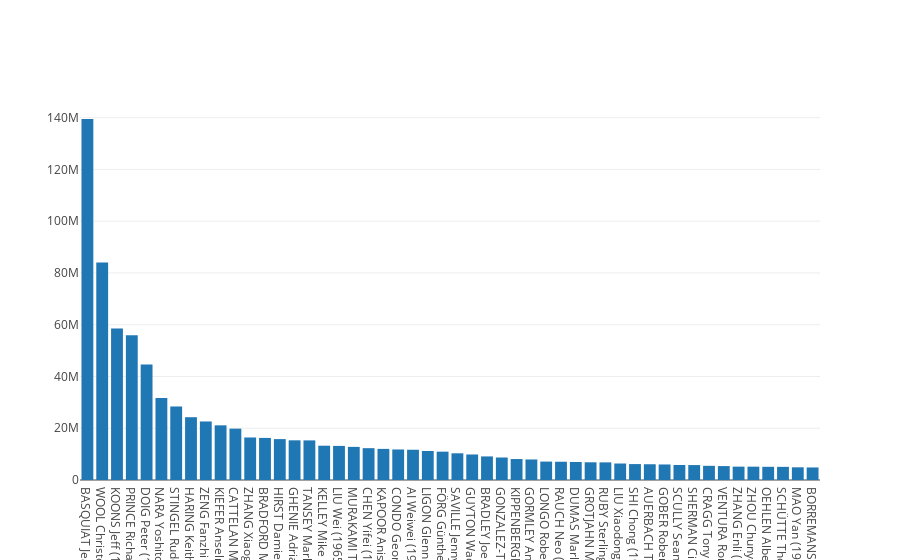

The cell this chart's notebook holds for it:
### Code cell
# plotly.offline.iplot({
data2016 = {
    'data' : [go.Bar(
            x=[artist['Artist']  for artist in final_2016],
            y=[artist['Auction turnover'] for artist in final_2016]
    )]

}

plotly.offline.iplot(data2016)

### Figure 1 — Plotly figure (JSON) as saved in the notebook; plotly's stock layout.template omitted (floating-point values rounded to 4 significant figures)
{"data": [{"type": "bar", "uid": "258af96c-e614-11e8-b3b3-9a0016d06190", "x": ["BASQUIAT Jean-Michel (1960-1988)", "WOOL Christopher (1955)", "KOONS Jeff (1955)", "PRINCE Richard (1949)", "DOIG Peter (1959)", "NARA Yoshitomo (1959)", "STINGEL Rudolf (1956)", "HARING Keith (1958-1990)", "ZENG Fanzhi (1964)", "KIEFER Anselm (1945)", "CATTELAN Maurizio (1960)", "ZHANG Xiaogang (1958)", "BRADFORD Mark (1961)", "HIRST Damien (1965)", "GHENIE Adrian (1977)", "TANSEY Mark (1949)", "KELLEY Mike (1954-2012)", "LIU Wei (1965)", "MURAKAMI Takashi (1962)", "CHEN Yifei (1946-2005)", "KAPOOR Anish (1954)", "CONDO George (1957)", "AI Weiwei (1957)", "LIGON Glenn (1960)", "FÖRG Günther (1952-2013)", "SAVILLE Jenny (1970)", "GUYTON Wade (1972)", "BRADLEY Joe (1975)", "GONZALEZ-TORRES Felix (1957-1996)", "KIPPENBERGER Martin (1953-1997)", "GORMLEY Antony (1950)", "LONGO Robert (1953)", "RAUCH Neo (1960)", "DUMAS Marlene (1953)", "GROTJAHN Mark (1968)", "RUBY Sterling (1972)", "LIU Xiaodong (1963)", "SHI Chong (1963)", "AUERBACH Tauba (1981)", "GOBER Robert (1954)", "SCULLY Sean (1945)", "SHERMAN Cindy (1954)", "CRAGG Tony (1949)", "VENTURA Ronald (1973)", "ZHANG Enli (1965)", "ZHOU Chunya (1955)", "OEHLEN Albert (1954)", "SCHÜTTE Thomas (1954)", "MAO Yan (1968)", "BORREMANS Michaël (1963)"], "y": [139476214, 84024644, 58502501, 55880910, 44659183, 31713367, 28445055, 24259022, 22613003, 21122129, 19838753, 16425698, 16259564, 15800811, 15331356, 15298000, 13248793, 13165912, 12791202, 12294829, 12019008, 11795166, 11684626, 11206839, 10948343, 10315277, 9857717, 9108994, 8691041, 8098789, 7931658, 7112748, 7054068, 6959083, 6840638, 6807210, 6371350, 6150442, 6085090, 5998850, 5787965, 5767866, 5477077, 5374761, 5162420, 5149567, 5097678, 5077412, 4902944, 4847188]}], "layout": {}}
